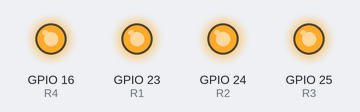
This program was run on a simulated Raspberry Pi (BCM pin numbers). On the bench: output pins drawn as LEDs (lit = HIGH). At 0.0 s the program stops and its outputs stay as they are.

Above: at 0.1 s.
Timing chart, 0 to 1.5 s (numbered marks = the images above):
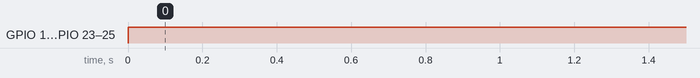

Measured:
- by itself, GPIO 16 (R4), GPIO 23 (R1), GPIO 24 (R2), GPIO 25 (R3): LOW → HIGH at 0.00 s

The program:

allOff.py
```python
#!/usr/bin/python

import RPi.GPIO as GPIO
GPIO.setmode(GPIO.BCM) # GPIO Nummern statt Board Nummern

R1 = 23
R2 = 24
R3 = 25
R4 = 16
GPIO.setup(R1, GPIO.OUT) # GPIO Modus zuweisen
GPIO.output(R1, GPIO.HIGH) # aus

GPIO.setup(R2, GPIO.OUT) # GPIO Modus zuweisen
GPIO.output(R2, GPIO.HIGH) # aus

GPIO.setup(R3, GPIO.OUT) # GPIO Modus zuweisen
GPIO.output(R3, GPIO.HIGH) # aus

GPIO.setup(R4, GPIO.OUT) # GPIO Modus zuweisen
GPIO.output(R4, GPIO.HIGH) # aus
```
